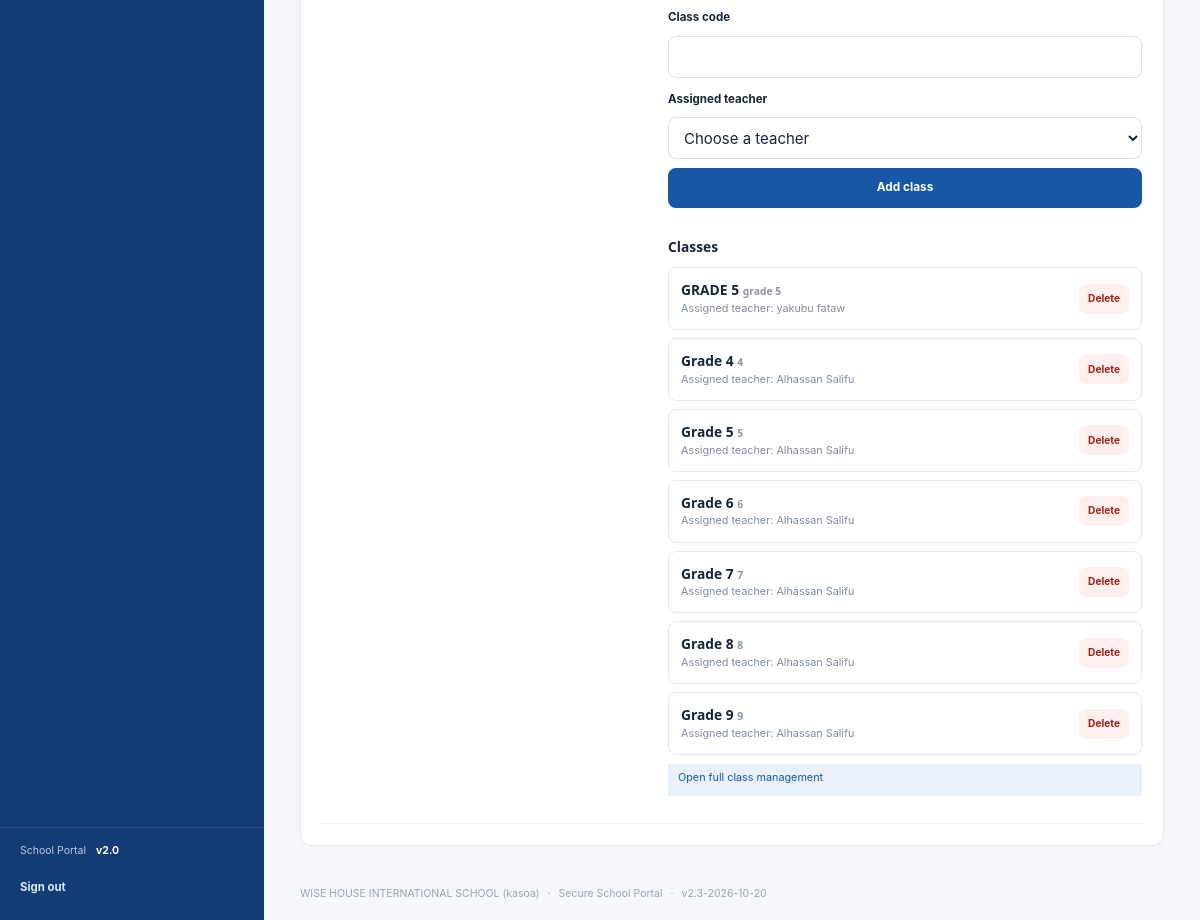
The app's page /settings (signed in, lower part), older data.
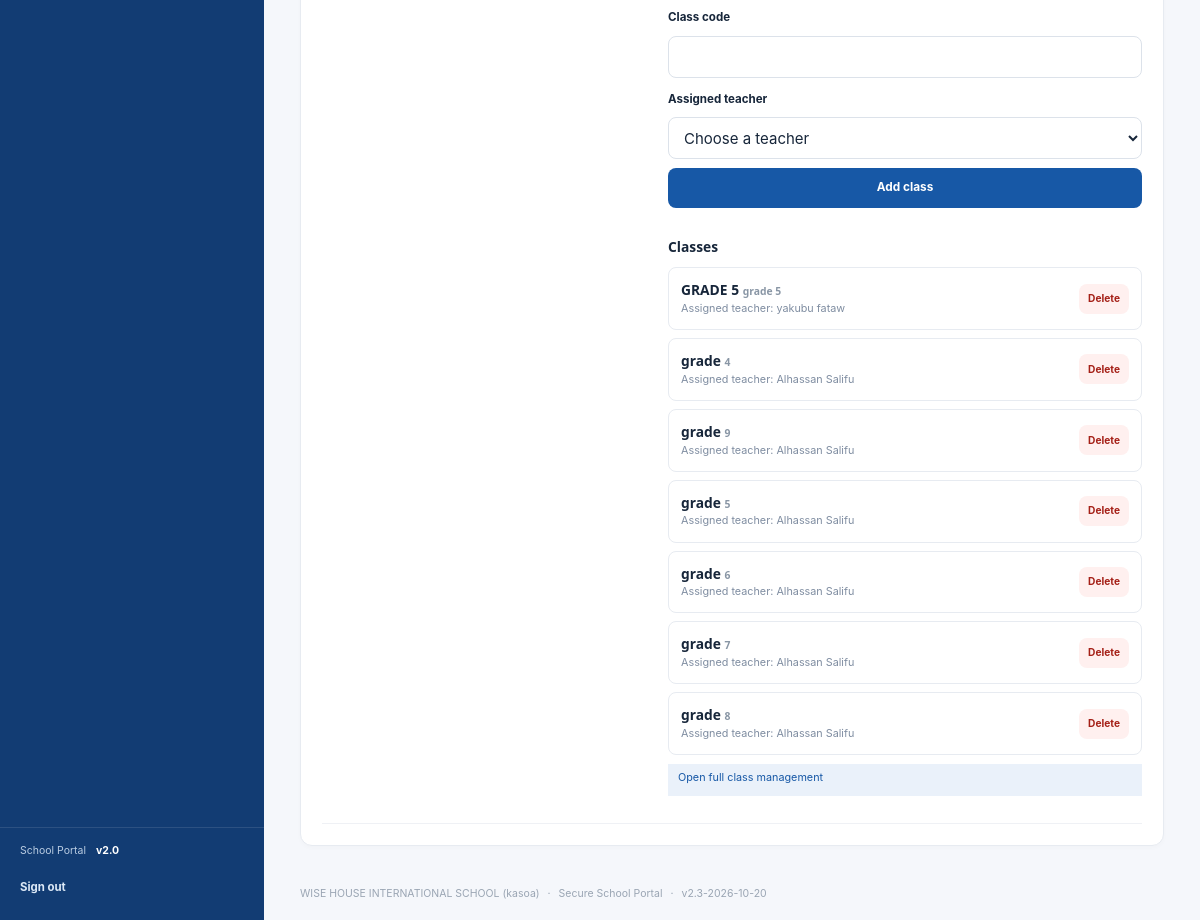
The same page, newer data.
### tables this page shows
CREATE TABLE courses (
    id INTEGER PRIMARY KEY AUTOINCREMENT,
    name TEXT NOT NULL,
    code TEXT NOT NULL UNIQUE,
    teacher_id INTEGER NOT NULL REFERENCES teachers(id) ON DELETE RESTRICT
);

CREATE TABLE settings (
    key TEXT PRIMARY KEY,
    value TEXT NOT NULL
);

CREATE TABLE teachers (
    id INTEGER PRIMARY KEY AUTOINCREMENT,
    name TEXT NOT NULL,
    email TEXT NOT NULL UNIQUE,
    subject TEXT NOT NULL
, phone TEXT NOT NULL DEFAULT '', home_address TEXT NOT NULL DEFAULT '', profile_picture TEXT NOT NULL DEFAULT '');

### school_system/views.py (the view, shortened to what this page needs)
@bp.route("/settings", methods=("GET", "POST"))
@roles_required("super_admin")
def settings():
    db = get_db()
    values = {
        row["key"]: row["value"]
        for row in db.execute("SELECT key, value FROM settings").fetchall()
    }
    return render_template("settings.html", **_settings_context(db, values))

### school_system/auth.py (called while the page is built)
@bp.before_app_request
def load_logged_in_user():
    user_id = session.get("user_id")
    if user_id is None:
        session.pop("username", None)
        session.pop("role", None)
        return
    user = get_db().execute(
        "SELECT id, username, role, is_active FROM users WHERE id = ?", (user_id,)
    ).fetchone()
    if user is None or not user["is_active"]:
        session.clear()
    else:
        session["username"] = user["username"]
        session["role"] = user["role"]

def login_required(view):
    @functools.wraps(view)
    def wrapped_view(**kwargs):
        if session.get("user_id") is None:
            return redirect(url_for("auth.login"))
        return view(**kwargs)
    return wrapped_view

def roles_required(*roles):
    def decorator(view):
        @functools.wraps(view)
        @login_required
        def wrapped_view(**kwargs):
            if session.get("role") not in roles:
                abort(403)
            return view(**kwargs)
        return wrapped_view
    return decorator

### school_system/views.py (called while the page is built, shortened)
@bp.app_template_filter("translate")
def translate(text, language="en"):
    if language == "en" or not isinstance(text, str):
        return text

### school_system/templates/settings.html (shortened to what this page needs)
{% extends "base.html" %}
{% block content %}
  <section class="portal-card settings-card settings-extra">
    <div class="settings-section">
      <div class="settings-section-title"><h2>{{ 'Class management'|translate(language) }}</h2><p>{{ 'Create classes, assign teachers, and remove classes without linked records.'|translate(language) }}</p></div>
      <div class="settings-fields">
        {% if teachers %}
          <form method="post" action="{{ url_for('views.manage_classes') }}" class="stack">
            <label for="settings-class-code">{{ 'Class code'|translate(language) }}</label>
            <input id="settings-class-code" name="code" maxlength="40" required>
            <label for="settings-class-teacher">{{ 'Assigned teacher'|translate(language) }}</label>
            <select id="settings-class-teacher" name="teacher_id" required>
              <option value="">{{ 'Choose a teacher'|translate(language) }}</option>
            </select>
            <button type="submit">{{ 'Add class'|translate(language) }}</button>
          </form>
        {% else %}
          <div class="card-empty"><p>{{ 'Add a teacher profile before creating a class.'|translate(language) }}</p></div>
        {% endif %}
        <h3>{{ 'Classes'|translate(language) }}</h3>
        {% if classes %}
          <div class="class-management-list">
            {% for course in classes %}
              <article class="class-management-item">
                <div class="class-management-heading">
                  <div><h3>{{ course.name }} <small>{{ course.code }}</small></h3><p>{{ 'Assigned teacher'|translate(language) }}: {{ course.teacher_name }}</p></div>
                  <form method="post" action="{{ url_for('views.manage_classes') }}" onsubmit="return confirm('{{ 'Delete this class? Classes with linked records cannot be deleted.'|translate(language) }}');">
                    <button class="button-small danger-button" type="submit">{{ 'Delete'|translate(language) }}</button>
                  </form>
                </div>
              </article>
            {% endfor %}
          </div>
        {% else %}
          <div class="card-empty"><p>{{ 'No classes yet'|translate(language) }}</p></div>
        {% endif %}
        <a class="button-small secondary-button" href="{{ url_for('views.manage_classes') }}">{{ 'Open full class management'|translate(language) }}</a>
      </div>
    </div>
  </section>
{% endblock %}

### school_system/templates/base.html (shortened to what this page needs)
<!doctype html>
<html lang="{{ language or 'en' }}" dir="{{ 'rtl' if language in ('ar',) else 'ltr' }}">
  <head>
    <link rel="stylesheet" href="{{ url_for('static', filename='style.css') }}">
    <link rel="stylesheet" href="{{ url_for('static', filename='portal.css') }}">
  </head>
  <body class="{% block body_class %}portal-body{% endblock %}">
    {% if session.get('user_id') and not public_page|default(false) %}
      <div class="portal-shell" id="portal-shell">
        <aside class="sidebar" id="sidebar" style="background-color: {{ site_settings.sidebar_color }};">
          <div class="sidebar-scroll" data-scroll-keep="sidebar" data-scroll-global>
            {% set nav_state = namespace(category=None) %}
          </div>
          <div class="sidebar-footer">
            <span class="sidebar-version">School Portal <b>v2.0</b></span>
            <form action="{{ url_for('auth.logout') }}" method="post">
              <button class="sidebar-logout" type="submit">{{ 'Sign out'|translate(language) }}</button>
            </form>
          </div>
        </aside>
        <div class="portal-main">
                {% set year = request.args.get('year', academic_year) %}
          <main class="page-content">
            {% block content %}{% endblock %}
          </main>
          <footer class="page-footer">{{ school_name }} <span>·</span> Secure School Portal <span>·</span> v{{ app_version }}</footer>
        </div>
      </div>
    {% else %}
      {% for category, message in get_flashed_messages(with_categories=true) %}
        <p class="flash {{ category }} login-flash" role="status">{{ message|translate(language) }}</p>
      {% endfor %}
      {% block public_content %}{% endblock %}
    {% endif %}
  </body>
</html>

Row changes from the older to the newer data that the page shows:
changed courses (number 2 of 7 on the later page): name "Grade 4" → "grade"
changed courses (number 3 of 7 on the later page): name "Grade 9" → "grade"; moves up the list
changed courses (number 4 of 7 on the later page): name "Grade 5" → "grade"
changed courses (number 5 of 7 on the later page): name "Grade 6" → "grade"
changed courses (number 6 of 7 on the later page): name "Grade 7" → "grade"
changed courses (number 7 of 7 on the later page): name "Grade 8" → "grade"
